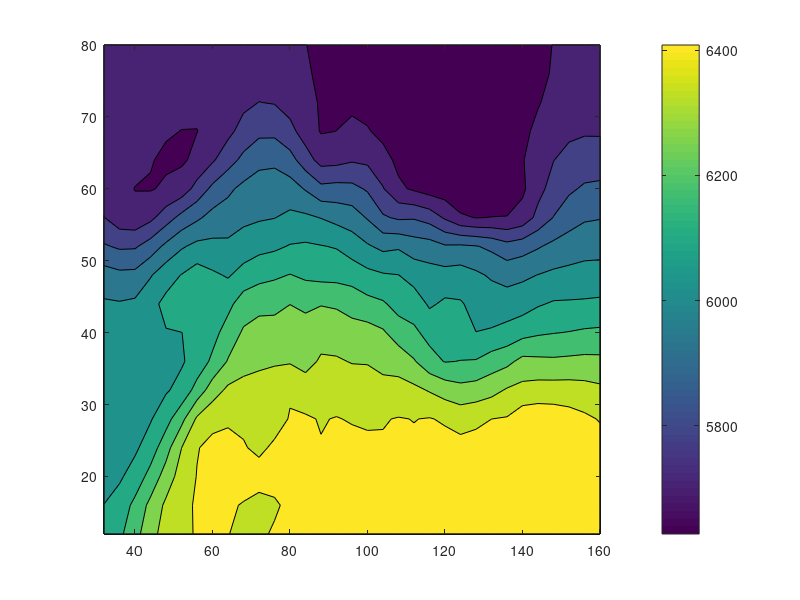

The MATLAB script that drew this image:
fid=fopen('fai19m.dat','r');

xx=33; yy=18; zz=19; 
lat=[12:4:83];
lon=[32:4:163];
%p on 19 levels  100  150 200 250 300 350 400 450 500 550 600 650  700 750
%800 850 900 950 1000hPa
fai=fread(fid,[yy xx*zz],'float');
fai19=reshape(fai,yy,xx,zz);
fai1=fai19(:,:,9);%(500hPa)


contourf(lon,lat,fai1)
colorbar
